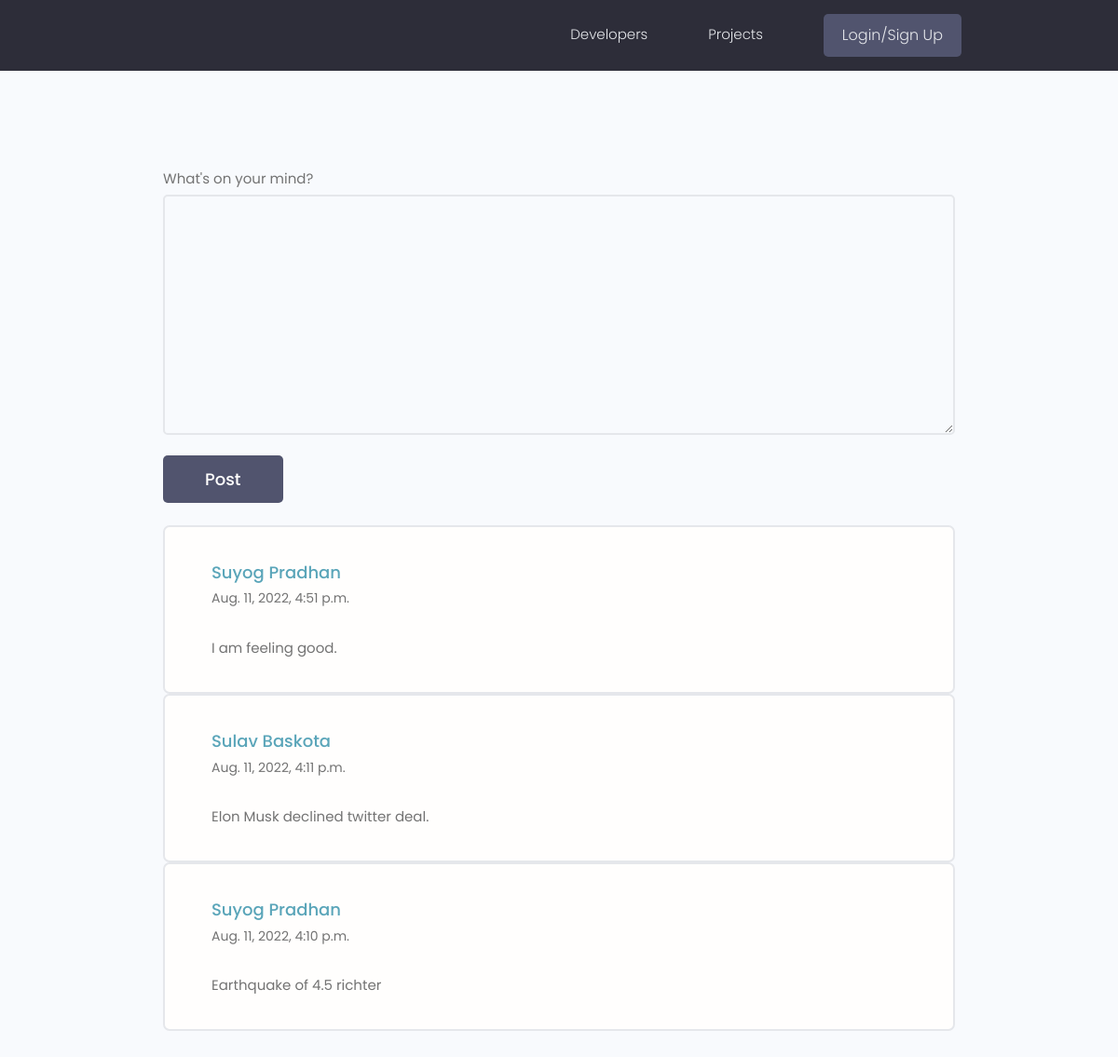
/all-status/, run on the app's committed database.
### status/models.py (models this page shows, shortened)
class Status(models.Model):
    owner = models.ForeignKey(Profile, null=True, on_delete=models.CASCADE)
    body = models.TextField(null=False, blank=False)
    upvotes = models.IntegerField(default=0, null=True, blank=True)
    created = models.DateTimeField(auto_now_add=True)
    id = models.UUIDField(default=uuid.uuid4, unique=True, primary_key=True, editable=False)
    class Meta:
        ordering = ['-created']
    @property
    def getUpVote(self):
        reviews = self.statusreview_set.all()
        upVotes = reviews.filter(value='up').count()
        self.upvotes = upVotes
        self.save()

### users/models.py (models this page shows, shortened)
class Profile(models.Model):
    user = models.OneToOneField(User, on_delete=models.CASCADE, null=True, blank=True)
    name = models.CharField(max_length=200, blank=True, null=True)
    email = models.EmailField(max_length=500, blank=True, null=True)
    username = models.CharField(max_length=200, null=True, blank=True)
    location = models.CharField(max_length=200, null=True, blank=True)
    short_intro = models.CharField(max_length=400, blank=True, null=True)
    bio = models.TextField(blank=True, null=True)
    profile_image = models.ImageField(null=True, blank=True, upload_to='profiles/', default='profiles/user-default.png')
    social_github = models.CharField(max_length=200, blank=True, null=True)
    social_twitter = models.CharField(max_length=200, blank=True, null=True)
    social_linkedin = models.CharField(max_length=200, blank=True, null=True)
    social_website = models.CharField(max_length=200, blank=True, null=True)
    social_youtube = models.CharField(max_length=200, blank=True, null=True)
    created = models.DateTimeField(auto_now_add=True)
    id = models.UUIDField(default=uuid.uuid4, unique=True, editable=False, primary_key=True)

### status/views.py (the view, shortened to what this page needs)
# urls.py: path('all-status/', views.statuses, name='statuses'),
def statuses(request):
    statuss = Status.objects.all()
    form = StatusForm()
    for status in statuss:
        status.getUpVote
        print(status.upvotes)
    context = {
        'statuss' : statuss,
        'form' : form
    }
    return render(request, 'status/statuss.html', context)

### status/forms.py
class StatusForm(ModelForm):
    class Meta:
        model = Status
        fields = ['body']
    def __init__(self, *args, **kwargs):
        super(StatusForm, self).__init__(*args, **kwargs)
        for name, field in self.fields.items():
            field.widget.attrs.update({'class' : 'input'})

### status/templates/status/statuss.html (shortened to what this page needs)
{% extends 'main.html' %}
{% block content %}
<main class="messagePage my-xl">
    <div class="content-box">
        <form class="form" action="{% url 'statuses' %}" method="POST">
            {% for field in form %}
            <div class="form__field">
              <label for="formInput#textarea">What's on your mind?</label>
              {{ field }}
            </div>
            {% endfor %}
            <input class="btn btn--sub btn--lg" type="submit" value="Post" />
        </form>
        <br>
        {% for status in statuss %}
        <div class="message">
            <a href="{% url 'user-profile' status.owner.id %}" class="message__author">{{ status.owner.name }}</a>
            <p class="message__date">{{ status.created }}</p>
            <div class="message__body">
            {{ status.body|linebreaksbr }}
            </div>
        </div>
        {% endfor %}
    </div>
</main>
{% endblock content %}

### static/styles/app.css (style rules this page uses)
:root { --color-sub: #2d2d39; }
.btn--sub { background-color: var(--color-sub-light); }
.content-box { width: 95%; max-width: 85rem; margin: 0 auto; }
.message { padding: 2.5rem 0; }
.message:not(:last-child) { border-bottom: 2px solid var(--color-white-light); }
.message > a { display: flex; gap: 1rem; }
.message__author, .message__date { flex-basis: 25%; }
.message__date { text-align: right; }
.messagePage .message { list-style: none; background: var(--color-white); padding: 3.5rem 5rem; border: 2px solid var(--color-light); border-radius: 0.7rem; }
.messagePage .message__author { font-size: 1.8rem; font-weight: 500; }
.messagePage .message__date { font-size: 1.4rem; font-weight: 400; text-align: left; margin-bottom: 3rem; }

### static/uikit/styles/modules/_variables.css (style rules this page uses)
:root { --color-main: #5aa5b9; --color-main-light: #e6faff; --color-sub: #3f4156; --color-sub-light: #51546e; --color-sub-lighter: #ededfd; --color-text: #737373; --color-gray: #8b8b8b; --color-light: #e5e7eb; --color-light-gray: #767676; --color-bg: #f8fafd; --color-white: #fffefd; --color-white-light: #f3f3f3; --color-success: #359e64; --color-success-bg: #def8e8; --color-error: #fc4b0b; --color-error-bg: #fff2ee; --font-base: 'Poppins', arial, helvetica, 'Segoe UI', roboto, ubuntu, sans-serif; --font-monospace: 'Fira Code', 'Courier New', courier, monospace; --font-regular: 300; --font-medium: 500; --font-bold: 700; --generic-shadow: 1px 1px 5px #00000010; --generic-transition: all 0.3s ease-in-out; }

### static/uikit/styles/modules/_base.css (style rules this page uses)
* { margin: 0; padding: 0; box-sizing: border-box; text-rendering: optimizeLegibility; color: inherit; font-size: inherit; }
html { font-size: 50%; }
@media only screen and (min-width: 480px) { html { font-size: 56.25%; } }
@media only screen and (min-width: 1200px) { html { font-size: 62.5%; } }
body { line-height: 1.6; font-weight: 400; font-size: 1.5rem; color: var(--color-text); background-color: var(--color-bg); min-height: 100vh; }

### static/uikit/styles/modules/_typography.css (style rules this page uses)
* { font-family: var(--font-base); }
p, span, strong { font-size: 1.6rem; color: var(--color-text); font-weight: var(--font-regular); }
a { padding-bottom: 2px; text-decoration: none; display: inline-block; color: var(--color-main); font-weight: var(--font-medium); }

### static/uikit/styles/modules/_utilities.css (style rules this page uses)
.my-xl { margin: 8rem auto; }

### static/uikit/styles/modules/_button.css (style rules this page uses)
.btn { display: inline-block; position: relative; cursor: pointer; background-color: var(--color-light); font-weight: var(--font-medium); color: var(--color-sub); text-decoration: none; padding: 1rem 2rem; border-radius: 0.5rem; border: none; width: -webkit-fit-content; width: -moz-fit-content; width: fit-content; height: -webkit-fit-content; height: -moz-fit-content; height: fit-content; font-size: 1.6rem; outline-width: 0; outline-color: transparent; -webkit-backface-visibility: hidden; backface-visibility: hidden; transition: all 0.3s ease-in-out; }
.btn--sub { background-color: var(--color-sub); color: var(--color-white); }
.btn--lg { font-size: 1.8rem; padding: 1.2rem 4.5rem; }

### static/uikit/styles/modules/_form.css (style rules this page uses)
.form { display: block; }
.form__field { margin-top: 1.5rem; margin-bottom: 1.5rem; }
.form__label, .form__field > label { display: block; margin-bottom: 0.5rem; color: var(--color-text); }
input.input[type='text'], input.input[type='email'], input.input[type='password'], input.input[type='number'], textarea.input { min-width: 24rem; width: 100%; padding: 1.2rem 1.5rem; border-radius: 0.5rem; border: 2px solid var(--color-light); transition: all 0.3s ease-in-out; background-color: var(--color-bg); }

### data on the page
Status: owner.name "Suyog Pradhan", created "Aug. 11, 2022, 4:51 p.m.", body "I am feeling good."
Status: owner.name "Sulav Baskota", created "Aug. 11, 2022, 4:11 p.m.", body "Elon Musk declined twitter deal."
Status: owner.name "Suyog Pradhan", created "Aug. 11, 2022, 4:10 p.m.", body "Earthquake of 4.5 richter"
